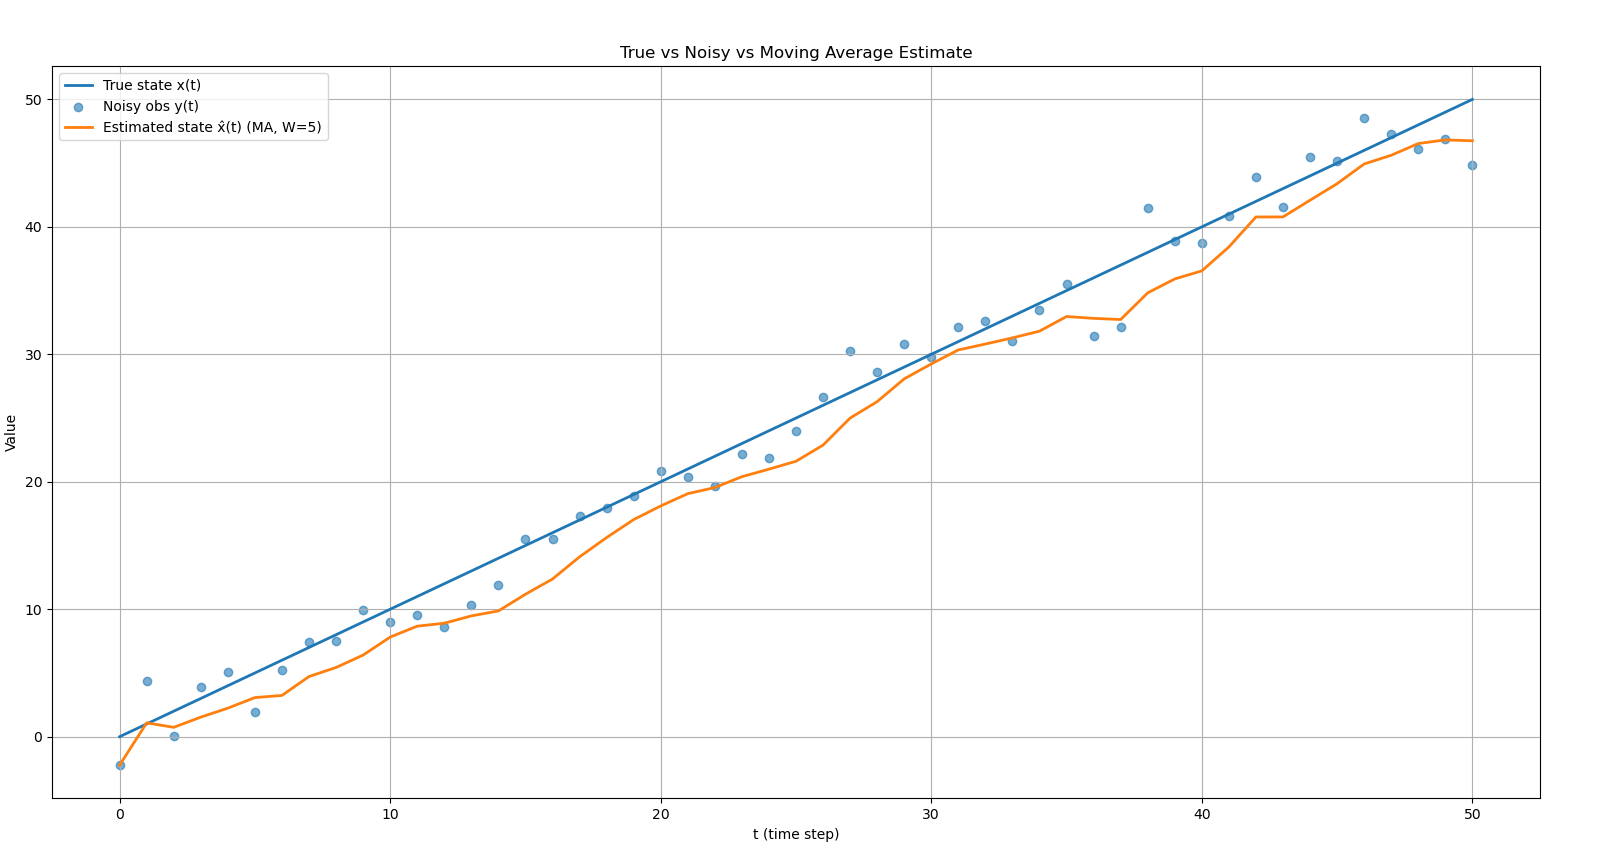

The Python source for this figure:
import numpy as np
import matplotlib.pyplot as plt

# -----------------------------
# Task 1: True system
# x(t+1) = x(t) + 1
# -----------------------------
N = 50
x0 = 0

t = np.arange(N + 1)
x_true = np.zeros(N + 1, dtype=float)
x_true[0] = x0
for k in range(N):
    x_true[k + 1] = x_true[k] + 1

# -----------------------------
# Task 2: Noisy observations
# y(t) = x(t) + noise, noise ~ N(0, 2)
# -----------------------------
noise_mean = 0.0
noise_std = 2.0
noise = np.random.normal(noise_mean, noise_std, size=N + 1)
y = x_true + noise

# -----------------------------
# Task 3: Moving average estimator
# x_hat(t) = average of last W observations
# -----------------------------
W = 5  # window size (try 3, 5, 10)

x_hat = np.zeros_like(y)
for i in range(len(y)):
    start = max(0, i - W + 1)      # beginning of window
    x_hat[i] = np.mean(y[start:i+1])

# -----------------------------
# Plot: true, noisy, estimated
# -----------------------------
plt.figure()
plt.plot(t, x_true, label="True state x(t)", linewidth=2)
plt.scatter(t, y, label="Noisy obs y(t)", alpha=0.6)
plt.plot(t, x_hat, label=f"Estimated state x̂(t) (MA, W={W})", linewidth=2)

plt.xlabel("t (time step)")
plt.ylabel("Value")
plt.title("True vs Noisy vs Moving Average Estimate")
plt.grid(True)
plt.legend()
plt.show()
